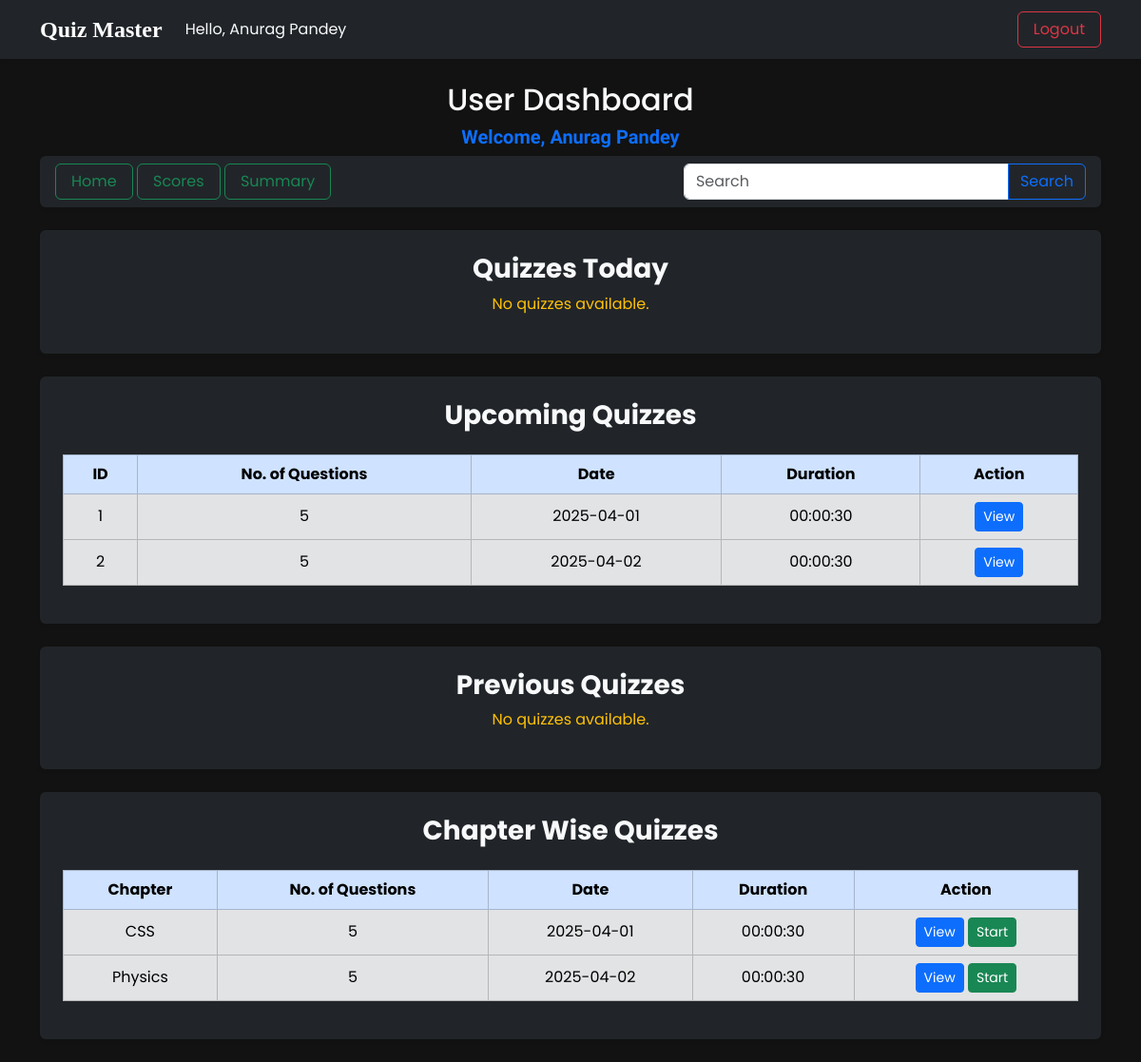
Screenshot of /user_dashboard (signed in) with the database file from the repository.
### applications/models.py (models this page shows)
class Quiz(db.Model):
    id = db.Column(db.Integer, primary_key=True, autoincrement=True)
    chapter_id = db.Column(db.Integer, db.ForeignKey('chapter.id', ondelete="CASCADE"), unique=True, nullable=False)
    date_of_quiz = db.Column(db.Date, nullable=False)
    time_duration = db.Column(db.String(10), nullable=False)
    remarks = db.Column(db.Text, nullable=True)
    questions = db.relationship('Question', backref='quiz', cascade="all, delete-orphan")
    scores = db.relationship('Score', backref='quiz', lazy=True)

class Chapter(db.Model):
    id = db.Column(db.Integer, primary_key=True, autoincrement=True)
    name = db.Column(db.String(100), nullable=False, unique=True)
    description = db.Column(db.Text, nullable=True)
    subject_id = db.Column(db.Integer, db.ForeignKey('subject.id'), nullable=False)
    quizzes = db.relationship('Quiz', backref='chapter', cascade="all, delete")

### applications/routes.py (the view)
@app.route('/user_dashboard')
def user_dashboard():
    if session['user_role'] != 'user':
        flash("You are logged in as an admin.", "warning")
        return redirect(url_for('admin_dashboard'))
    date = datetime.now().date()
    subjects = Subject.query.all()
    chapters = Chapter.query.all()
    quizzes = Quiz.query.all()
    questions = Question.query.all()
    quiz_chapter_map = {quiz.id: quiz.chapter_id for quiz in quizzes}
    chapter_question_count = {}
    for chapter in chapters:
        count = sum(
            1 for question in questions if quiz_chapter_map.get(question.quiz_id) == chapter.id
        )
        chapter_question_count[chapter.id] = count
    if 'user_email' not in session:
        flash("Please log in to access the dashboard.", "warning")
        return redirect(url_for('login'))
    return render_template('user_dashboard.html', subjects=subjects, chapters=chapters, quizzes=quizzes, questions=questions, chapter_question_count=chapter_question_count, date=date)

### templates/user_dashboard.html (shortened to what this page needs)
{% extends "base.html" %}
{% block body %}
<div class="container my-4">
    <h2 class="text-center text-light">User Dashboard</h2>
    <h5 class="text-center fw-bold text-primary heading">Welcome, {{ session['user_name'] }}</h5>
    <div class="d-flex justify-content-between align-items-center p-3 bg-dark rounded shadow-sm py-2 mt-2 mb-4">
        <nav>
            <a class="btn btn-outline-success px-3" href="{{ url_for('user_dashboard') }}">Home</a>
            <a class="btn btn-outline-success px-3" href="{{ url_for('scores') }}">Scores</a>
            <a class="btn btn-outline-success px-3" href="{{ url_for('summary') }}">Summary</a>
        </nav>
        <div class="d-flex align-items-center gap-3">
            <form method="GET" action="{{ url_for('search') }}">
                <div class="input-group">
                    <input type="search" name="query" class="form-control" placeholder="Search" required />
                    <button type="submit" class="btn btn-outline-primary">Search</button>
                </div>
            </form>
        </div>
    </div>
    <div class="mt-4 p-4 bg-dark rounded shadow-sm">
        <h3 class="text-center text-light fw-bold">Quizzes Today</h3>
        {% set today_quizzes = quizzes | selectattr('date_of_quiz', 'equalto', date) | list %}
        {% if today_quizzes %}
        <div class="table-responsive">
            <table class="table table-bordered text-center align-middle mt-3">
                <thead class="table-primary">
                    <tr>
                        <th>ID</th>
                        <th>No. of Questions</th>
                        <th>Date</th>
                        <th>Duration</th>
                        <th>Action</th>
                    </tr>
                </thead>
                <tbody class="table-secondary">
                    {% for quiz in today_quizzes %}
                    <tr>
                        <td>{{ quiz.id }}</td>
                        <td>{{ chapter_question_count.get(quiz.chapter_id, 0) }}</td>
                        <td>{{ quiz.date_of_quiz }}</td>
                        <td>{{ quiz.time_duration }}</td>
                        <td>
                            <a href="{{ url_for('view_quiz', quiz_id=quiz.id) }}" class="btn btn-sm btn-primary">View</a>
                            <a href="{{ url_for('quiz_master', quiz_id=quiz.id) }}" class="btn btn-sm btn-success">Start</a>
                        </td>
                    </tr>
                    {% endfor %}
                </tbody>
            </table>
        </div>
        {% else %}
        <p class="text-center text-warning">No quizzes available.</p>
        {% endif %}
    </div>
    <div class="mt-4 p-4 bg-dark rounded shadow-sm">
        <h3 class="text-center text-light fw-bold">Upcoming Quizzes</h3>
        {% set upcoming_quizzes = quizzes | selectattr('date_of_quiz', '>=', date) | list %}
        {% if upcoming_quizzes %}
        <div class="table-responsive">
            <table class="table table-bordered text-center align-middle mt-3">
                <thead class="table-primary">
                    <tr>
                        <th>ID</th>
                        <th>No. of Questions</th>
                        <th>Date</th>
                        <th>Duration</th>
                        <th>Action</th>
                    </tr>
                </thead>
                <tbody class="table-secondary">
                    {% for quiz in upcoming_quizzes %}
                    <tr>
                        <td>{{ quiz.id }}</td>
                        <td>{{ chapter_question_count.get(quiz.chapter_id, 0) }}</td>
                        <td>{{ quiz.date_of_quiz }}</td>
                        <td>{{ quiz.time_duration }}</td>
                        <td>
                            <a href="{{ url_for('view_quiz', quiz_id=quiz.id) }}" class="btn btn-sm btn-primary">View</a>
                        </td>
                    </tr>
                    {% endfor %}
                </tbody>
            </table>
        </div>
        {% else %}
        <p class="text-center text-warning">No quizzes available.</p>
        {% endif %}
    </div>
    <div class="mt-4 p-4 bg-dark rounded shadow-sm">
        <h3 class="text-center text-light fw-bold">Previous Quizzes</h3>
        {% set previous_quizzes = quizzes | selectattr('date_of_quiz', '<', date) | list %}
        {% if previous_quizzes %}
        <div class="table-responsive">
            <table class="table table-bordered text-center align-middle mt-3">
                <thead class="table-danger">
                    <tr>
                        <th>ID</th>
                        <th>No. of Questions</th>
                        <th>Date</th>
                        <th>Duration</th>
                        <th>Action</th>
                    </tr>
                </thead>
                <tbody class="table-secondary">
                    {% for quiz in previous_quizzes %}
                    <tr>
                        <td>{{ quiz.id }}</td>
                        <td>{{ chapter_question_count.get(quiz.chapter_id, 0) }}</td>
                        <td>{{ quiz.date_of_quiz }}</td>
                        <td>{{ quiz.time_duration }}</td>
                        <td>
                            <a href="{{ url_for('view_quiz', quiz_id=quiz.id) }}" class="btn btn-sm btn-primary">View</a>
                        </td>
                    </tr>
                    {% endfor %}
                </tbody>
            </table>
        </div>
        {% else %}
        <p class="text-center text-warning">No quizzes available.</p>
        {% endif %}
    </div>
    <div class="mt-4 p-4 bg-dark rounded shadow-sm">
        <h3 class="text-center text-light fw-bold">Chapter Wise Quizzes</h3>
        {% if quizzes %}
        <div class="table-responsive">
            <table class="table table-bordered text-center align-middle mt-3">
                <thead class="table-primary">
                    <tr>
                        <th>Chapter</th>
                        <th>No. of Questions</th>
                        <th>Date</th>
                        <th>Duration</th>
                        <th>Action</th>
                    </tr>
                </thead>
                <tbody class="table-secondary">
                    {% for quiz in quizzes %}
                    <tr>
                        <td>{{ chapters[quiz.chapter_id | int - 1].name if quiz.chapter_id | int - 1 < chapters|length else 'Invalid Index' }}</td>
                        <td>{{ chapter_question_count.get(quiz.chapter_id, 0) }}</td>
                        <td>{{ quiz.date_of_quiz }}</td>
                        <td>{{ quiz.time_duration }}</td>
                        <td>
                            <a href="{{ url_for('view_quiz', quiz_id=quiz.id) }}" class="btn btn-sm btn-primary">View</a>
                            {% if quiz.date_of_quiz >= date %}
                            <a href="{{ url_for('quiz_master', quiz_id=quiz.id) }}" class="btn btn-sm btn-success">Start</a>
                            {% endif %}
                        </td>
                    </tr>
                    {% endfor %}
                </tbody>
            </table>
        </div>
        {% else %}
        <p class="text-center text-warning">No quizzes available.</p>
        {% endif %}
    </div>
</div>
{% endblock %}

### static/style.css (style rules this page uses)
* { margin: 0; padding: 0; box-sizing: border-box; }
html, body { height: 100%; overflow-x: hidden; }
html { scroll-behavior: smooth; }
body { background-color: #121212; color: #E0E0E0; font-family: 'Poppins', sans-serif; }
.heading { font-family: 'Delius', cursive; }

### rows the page displays
Quiz: id "1", get "5", date_of_quiz "2025-04-01", time_duration "00:00:30"
Quiz: id "2", get "5", date_of_quiz "2025-04-02", time_duration "00:00:30"
Chapter: name "CSS"
Chapter: name "Physics"

### other values shown
{{ session['user_name'] }} "Anurag Pandey"
